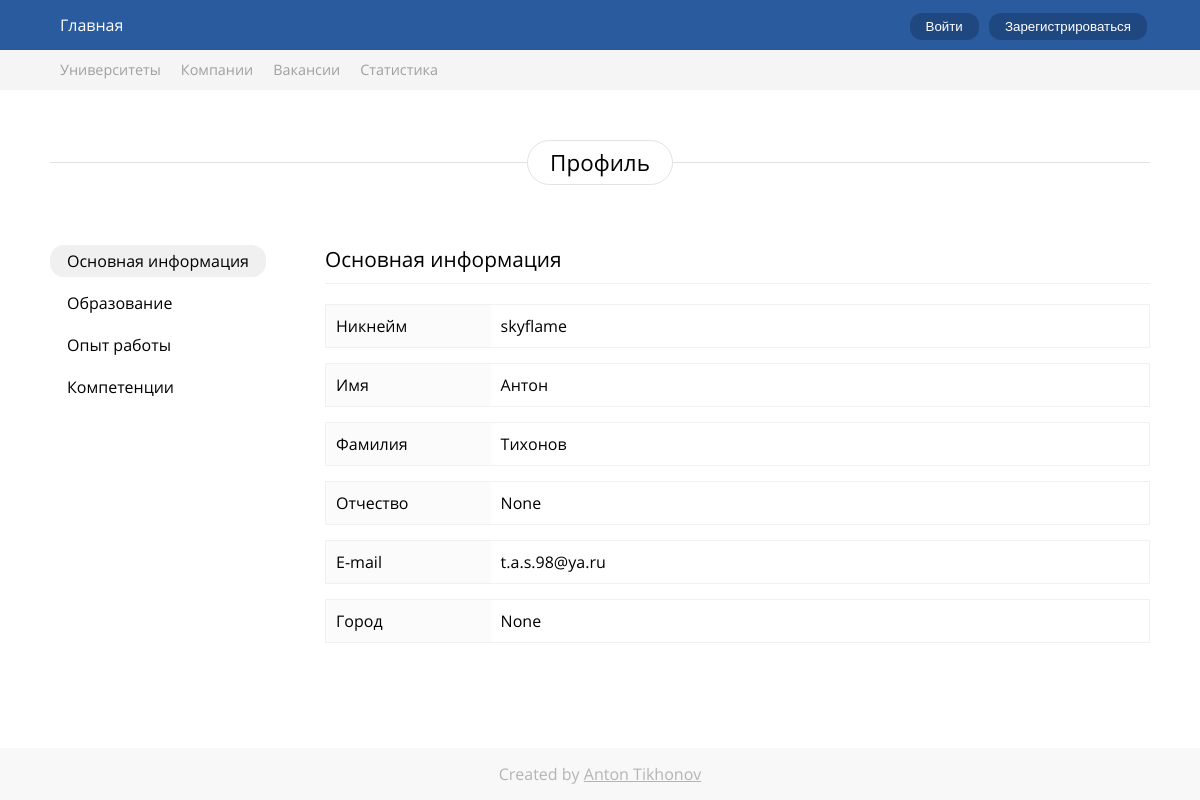
Screenshot of /student/1 with the database file from the repository.
### main/models.py (models this page shows, shortened)
class User(AbstractUser):
    email = models.EmailField(null=True, default=None)
    USER_TYPE = (
        ('st', 'Студент'),
        ('com', 'Компания'),
        ('unv', 'Университет')
    )
    user_type = models.CharField(choices=USER_TYPE, max_length=80)

class Student(models.Model):
    user = models.ForeignKey(User, on_delete=models.CASCADE)
    first_name = models.CharField(max_length=40)
    last_name = models.CharField(max_length=40)
    patronymic = models.CharField(max_length=40, null=True, blank=True)
    city = models.CharField(max_length=40, null=True, blank=True)

### main/views.py (the view)
# urls.py: path('student/<int:pk>', views.display_student, name='display_student'),
def display_student(request, pk):
    student = Student.objects.get(pk=pk)
    user = request.user
    if user == student.user:
        return redirect('profile')
    educations = list(student.studenteducation_set.all())
    jobs = list(student.studentjob_set.all())
    competencies = list(student.studentcompetency_set.all())
    who_verified = []
    for competency in competencies:
        who_verified.append(list(competency.who_verified.all()))
    data = {
        'username': student.user.username,
        'email': student.user.email,
        'first_name': student.first_name,
        'last_name': student.last_name,
        'patronymic': student.patronymic,
        'city': student.city,
        'educations': educations,
        'educationsAmount': len(educations),
        'jobs': jobs,
        'jobsAmount': len(jobs),
        'competencies': competencies,
        'who_verified': who_verified
    }
    return render(
        request,
        'main/display_student.html',
        {
            'data': data
        }
    )

### main/models.py (called while the page is built)
    def __str__(self):
        return '%s' % (self.name)

    def __str__(self):
        return '%s' % (self.title)

    def __str__(self):
        return '%s' % (self.title)

    def __str__(self):
        return '%s' % (self.title)

    def __str__(self):
        return '%s' % (self.title)

### main/templates/main/display_student.html (shortened to what this page needs)
{% extends 'base.html' %}
{% block css %}
{% load static %}
<link rel="stylesheet" href="{% static 'css/student_profile.css' %}" />
{% endblock %}
{% block additionals %}
  {% load static %}
{% endblock %}
{% block main %}
<div class="page-studentprofile studentprofile page-studentprofile-hidden" id="page-studentprofile">
  <div class="page-mainheader"><h1>Профиль</h1></div>
  <div class="page-studentprofile-body">
    <div class="studentprofile-content clearfix">
      <div class="studentprofile-nav">
        <ul>
          <li><span class="active" id="main-info-btn">Основная информация</span></li>
          <li><span id="educ-info-btn">Образование</span></li>
          <li><span id="job-info-btn">Опыт работы</span></li>
          <li><span id="competency-info-btn">Компетенции</span></li>
        </ul>
      </div>
      <div class="studentprofile-body">
        <div class="studentprofile-body-top">
          <span class="studentprofile-body-top-title" id="studentprofile-body-top-title">
            Основная информация
          </span>
        </div>
        <div class="studentprofile-body-content">
          <div class="main-info" id="main-info">
            <div class="info-line clearfix">
              <div class="info-line-label">
                <span>Никнейм</span>
              </div>
              <div class="info-line-body">
                {{ data.username }}
              </div>
            </div>
            <div class="info-line clearfix">
              <div class="info-line-label">
                <span>Имя</span>
              </div>
              <div class="info-line-body">
                {{ data.first_name }}
              </div>
            </div>
            <div class="info-line clearfix">
              <div class="info-line-label">
                <span>Фамилия</span>
              </div>
              <div class="info-line-body">
                {{ data.last_name }}
              </div>
            </div>
            <div class="info-line clearfix">
              <div class="info-line-label">
                <span>Отчество</span>
              </div>
              <div class="info-line-body">
                {{ data.patronymic }}
              </div>
            </div>
            <div class="info-line clearfix">
              <div class="info-line-label">
                <span>E-mail</span>
              </div>
              <div class="info-line-body">
                {{ data.email }}
              </div>
            </div>
            <div class="info-line clearfix">
              <div class="info-line-label">
                <span>Город</span>
              </div>
              <div class="info-line-body">
                {{ data.city }}
              </div>
            </div>
          </div>
        </div>
      </div>
    </div>
  </div>
</div>
{% endblock %}

### main/static/css/style.css (style rules this page uses)
:root { --main-bg-color: #295b9e; --main-bg-color-hover: #3574c7; }
* { margin: 0; padding: 0; }
body, html { width: 100%; height: 100%; }
body { font-family: Open Sans; }
.clearfix::after { display: block; clear: both; content: ''; }
.page-mainheader { background: linear-gradient(to top, white 0%, white 49%, rgb(190, 190, 190) calc(49% + 1px), white calc(49% + 1px)); text-align: center; }
.page-mainheader h1 { display: inline-block; padding: 6px 22px; background: white; font-size: 1.4em; font-weight: normal; border: 1px solid #e2e2e2; border-radius: 24px; }

### main/static/css/student_profile.css (style rules this page uses)
.page-studentprofile { width: 1100px; margin: 0 auto; padding-top: 50px; transition: .4s ease-out; }
.page-studentprofile-body { margin-top: 60px; }
.studentprofile-nav { float: left; width: 25%; box-sizing: border-box; }
.studentprofile-nav ul li { margin: 10px 0; list-style-type: none; }
.studentprofile-nav ul li:first-child { margin-top: 0; }
.studentprofile-nav ul li span { display: inline-block; padding: 4px 16px; cursor: pointer; border-radius: 14px; transition: .2s ease-out; border: 1px solid transparent; }
.studentprofile-nav ul li span.active { background: rgb(240,240,240); }
.studentprofile-body { float: left; width: 75%; box-sizing: border-box; }
.studentprofile-body-top { margin-bottom: 20px; padding-bottom: 10px; border-bottom: 1px solid rgb(240,240,240); }
.studentprofile-body-top-title { font-size: 1.3em; }
.info-line { margin: 15px 0; border: 1px solid #f1f1f1; }
.info-line-label { float: left; width: 20%; padding: 10px; background: #fbfbfb; box-sizing: border-box; }
.info-line-body { float: left; width: 80%; padding: 10px; box-sizing: border-box; }

### rows the page displays
User: username "skyflame", email "t.a.s.98@ya.ru"
Student: first_name "Антон", last_name "Тихонов"

### other values shown
{{ data.patronymic }} "None"
{{ data.city }} "None"
